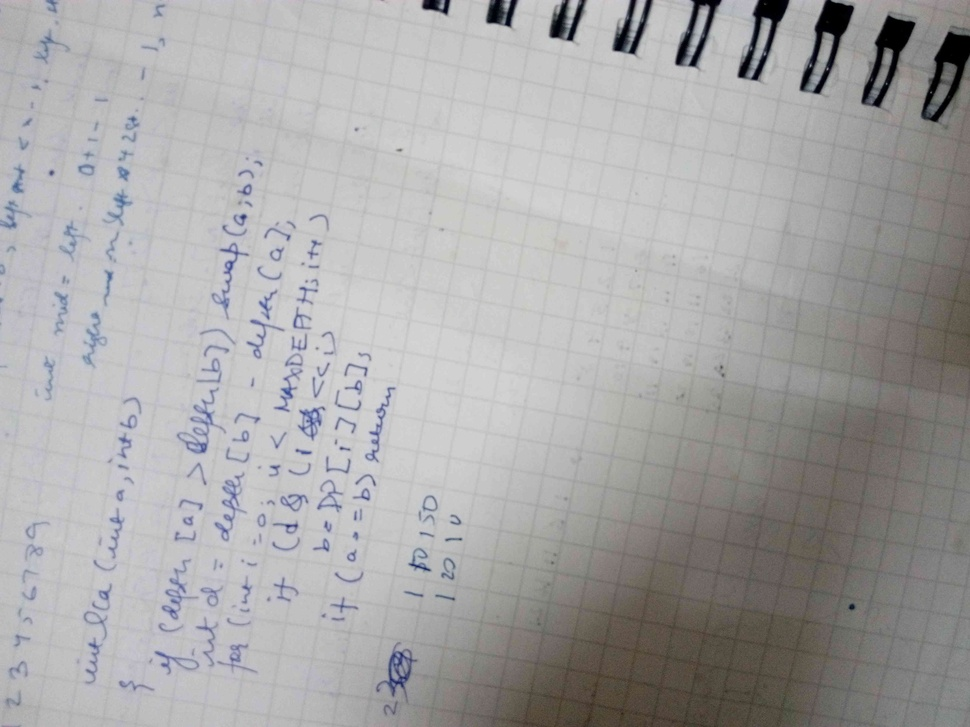
#> input picture Alyn (copy)/examples/1.jpg, 970 x 727 px, shrunk from 4160 x 3120 before the run, found by its file name
$ python temp.py
#> lines starting #> are read from the running program, lines starting #| are printed output that depends on the picture
import numpy as np
import matplotlib.pyplot as plt
from scipy import ndimage as ndi
from skimage.util import random_noise
from skimage import feature
from skimage import io
from skimage import color

# Generate noisy image of a square
image = np.zeros((128, 128), dtype=float)

input_file = "./examples/1.jpg"
image=io.imread(input_file)
#> image is the input picture: shape (727, 970, 3); mean R, G, B 166.8, 165.9, 166.2
image = color.rgb2gray(image)
#> image: shape (727, 970) float64

#image[32:-32, 32:-32] = 1

#image = ndi.rotate(image, 15, mode='constant')
#image = ndi.gaussian_filter(image, 4)
#image = random_noise(image, mode='speckle', mean=0.1)

# Compute the Canny filter for two values of sigma
edges1 = feature.canny(image)
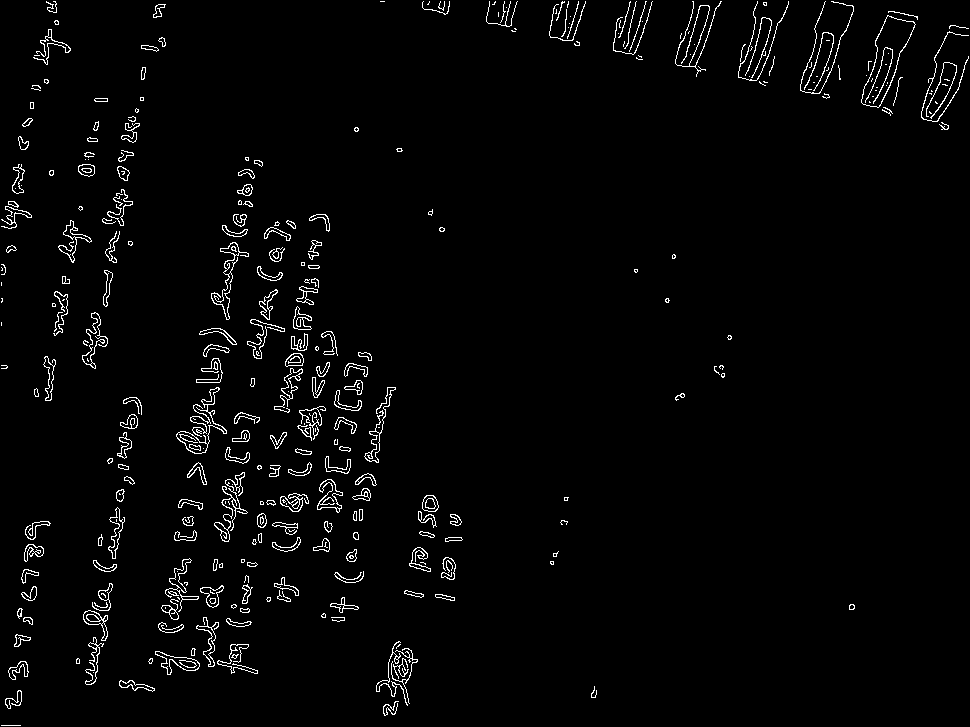
#> edges1: shape (727, 970) bool; 2.4% white in thin lines or dots
edges2 = feature.canny(image, sigma=3)
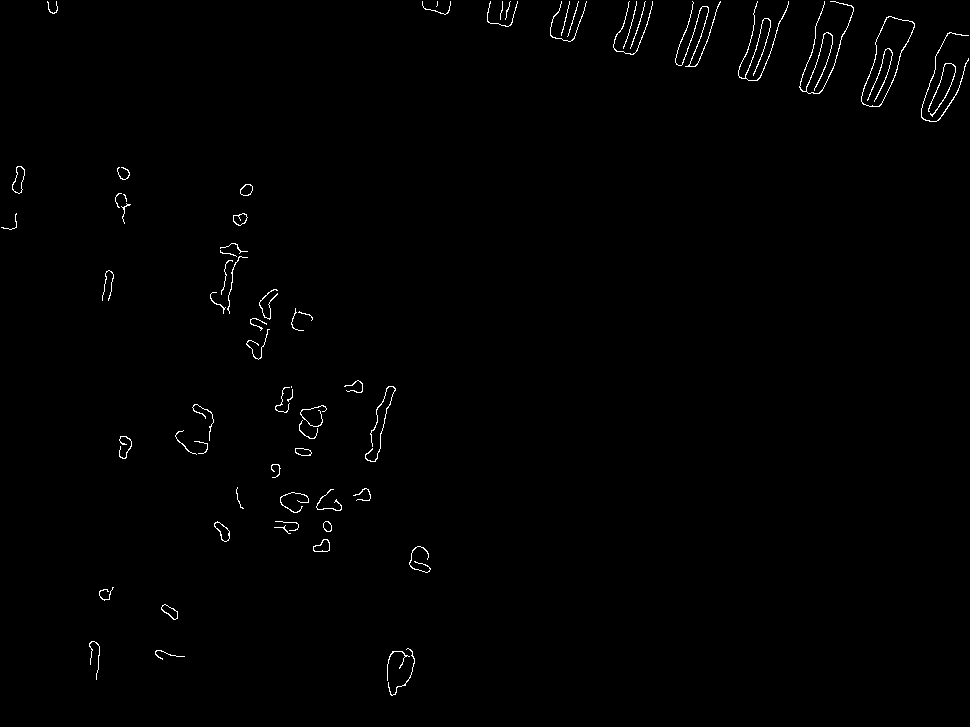
#> edges2: shape (727, 970) bool; 0.71% white in thin lines or dots

# display results
fig, ax = plt.subplots(nrows=1, ncols=3, figsize=(8, 3))

ax[0].imshow(image, cmap='gray')
ax[0].set_title('noisy image', fontsize=20)

ax[1].imshow(edges1, cmap='gray')
ax[1].set_title(r'Canny filter, $\sigma=1$', fontsize=20)

ax[2].imshow(edges2, cmap='gray')
ax[2].set_title(r'Canny filter, $\sigma=3$', fontsize=20)

for a in ax:
    a.axis('off')

fig.tight_layout()
plt.show()
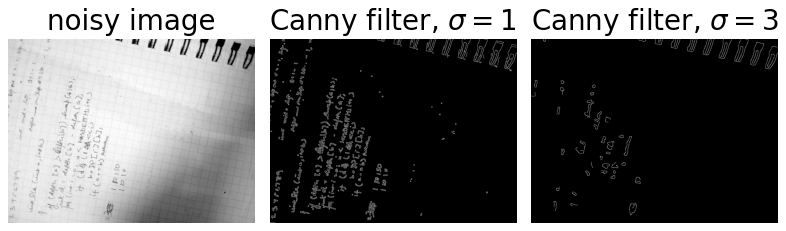
#> figure drawn by matplotlib, 3 panels

$ run again, with Alyn (copy)/examples/2.jpg copied over Alyn (copy)/examples/1.jpg
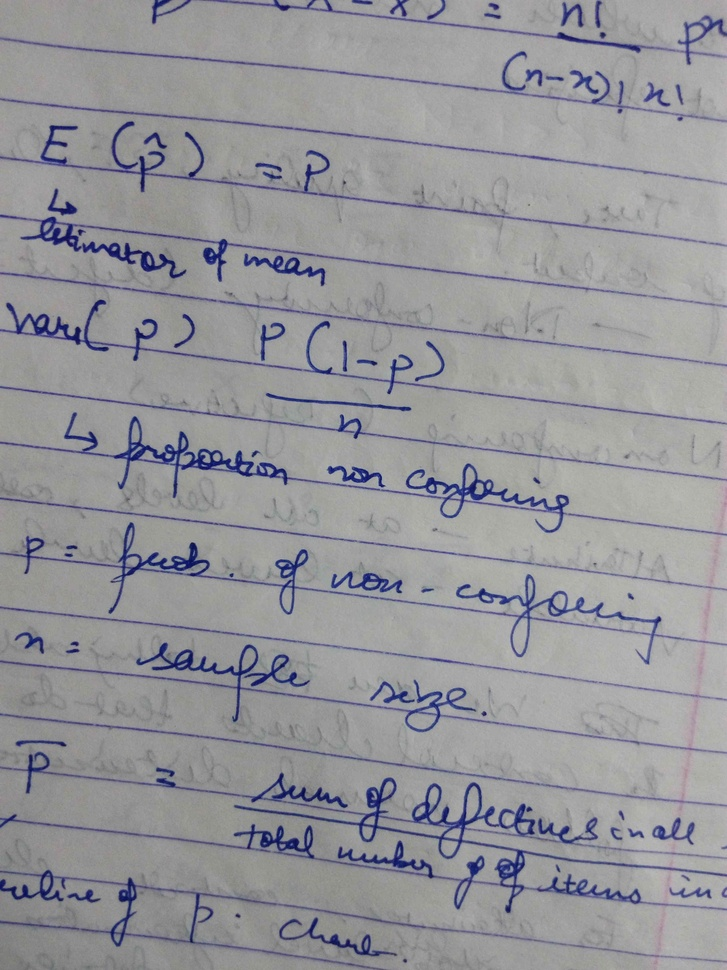
#> input picture Alyn (copy)/examples/2.jpg, 727 x 970 px, shrunk from 3120 x 4160 before the run, found by its file name
#> image is the input picture: shape (970, 727, 3); mean R, G, B 149.3, 149.4, 153.8
#> image: shape (970, 727) float64
#> `edges1 = feature.canny(image)`:
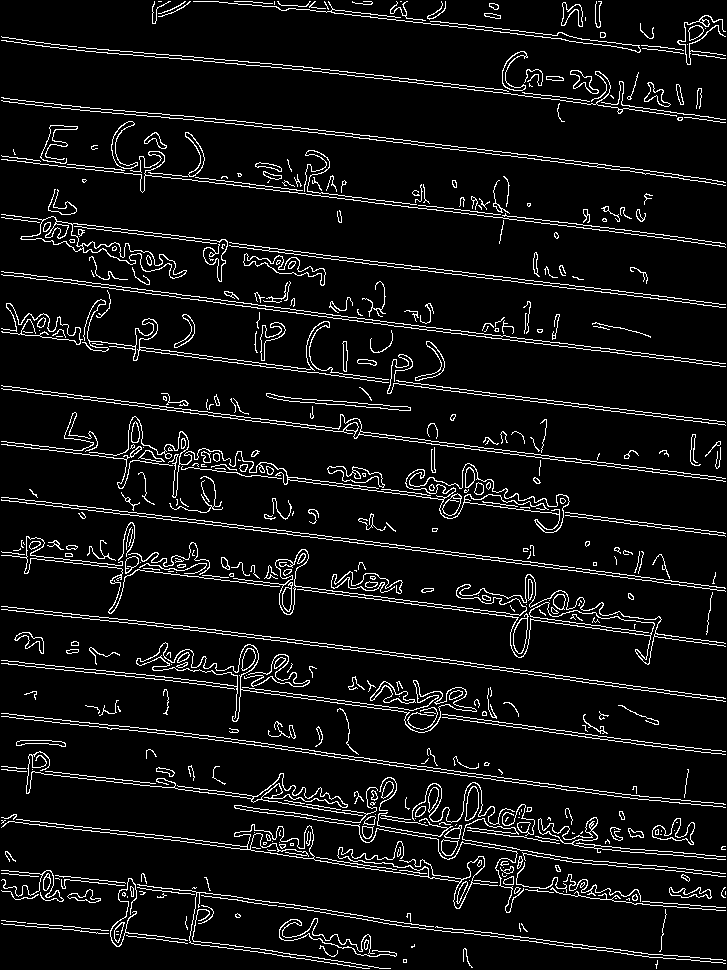
#> edges1: shape (970, 727) bool; 7.1% white in thin lines or dots
#> edges2: shape (970, 727) bool; 3.1% white in thin lines or dots
#> `plt.show()`:
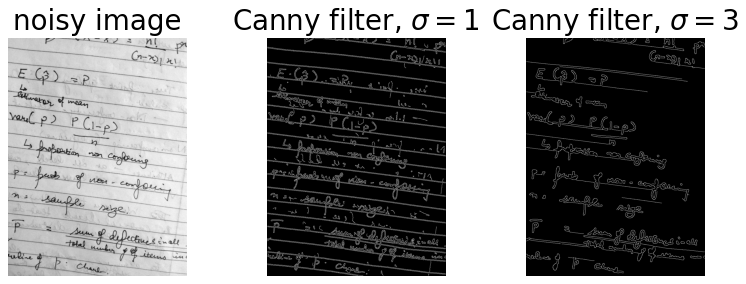
#> figure drawn by matplotlib, 3 panels

$ run again, with Alyn (copy)/examples/3.jpg copied over Alyn (copy)/examples/1.jpg
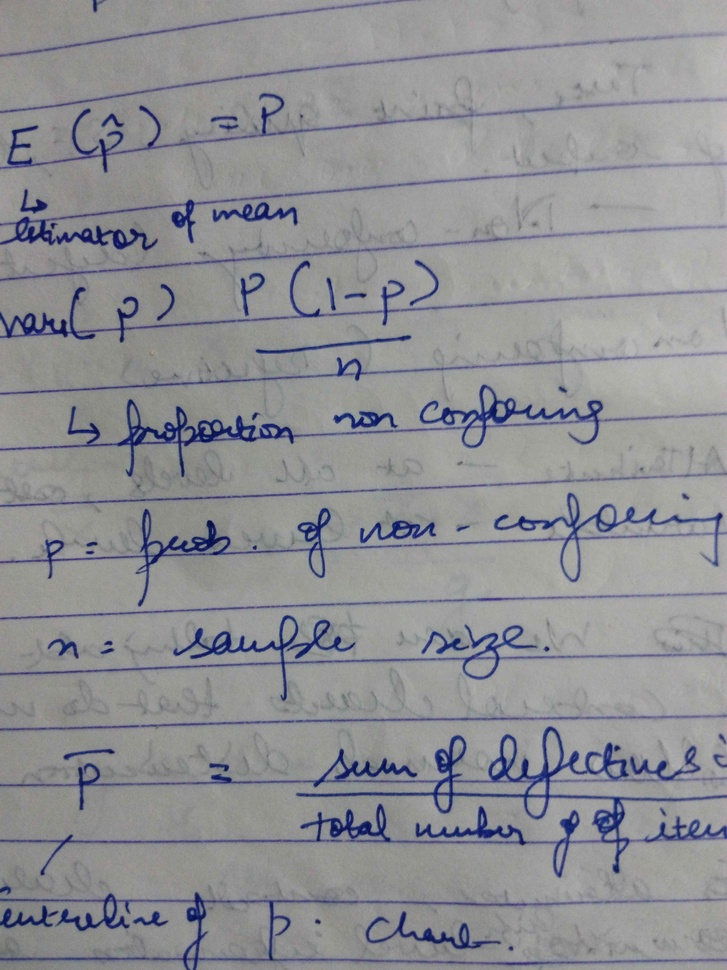
#> input picture Alyn (copy)/examples/3.jpg, 727 x 970 px, shrunk from 3120 x 4160 before the run, found by its file name
#> image is the input picture: shape (970, 727, 3); mean R, G, B 143.7, 144.4, 148.2
#> image: shape (970, 727) float64
#> `edges1 = feature.canny(image)`:
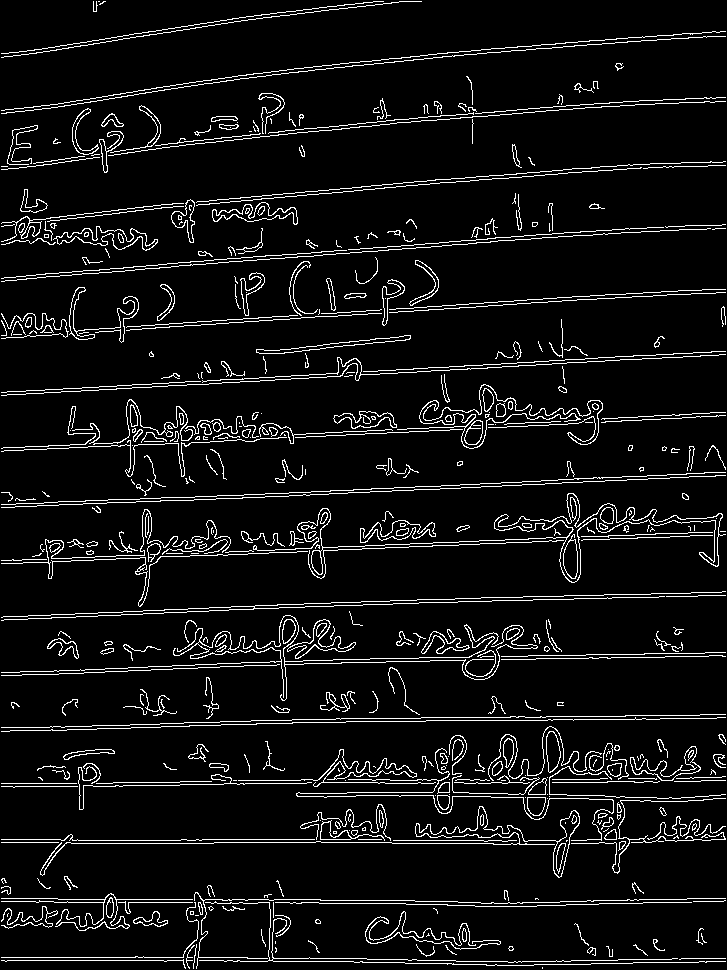
#> edges1: shape (970, 727) bool; 6.8% white in thin lines or dots
#> edges2: shape (970, 727) bool; 2.9% white in thin lines or dots
#> `plt.show()`:
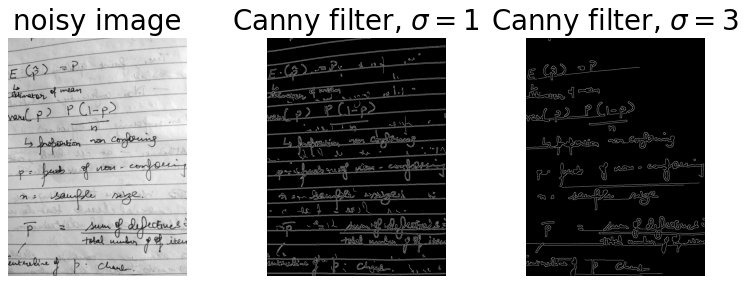
#> figure drawn by matplotlib, 3 panels

$ run again, with Alyn (copy)/examples/4.jpg copied over Alyn (copy)/examples/1.jpg
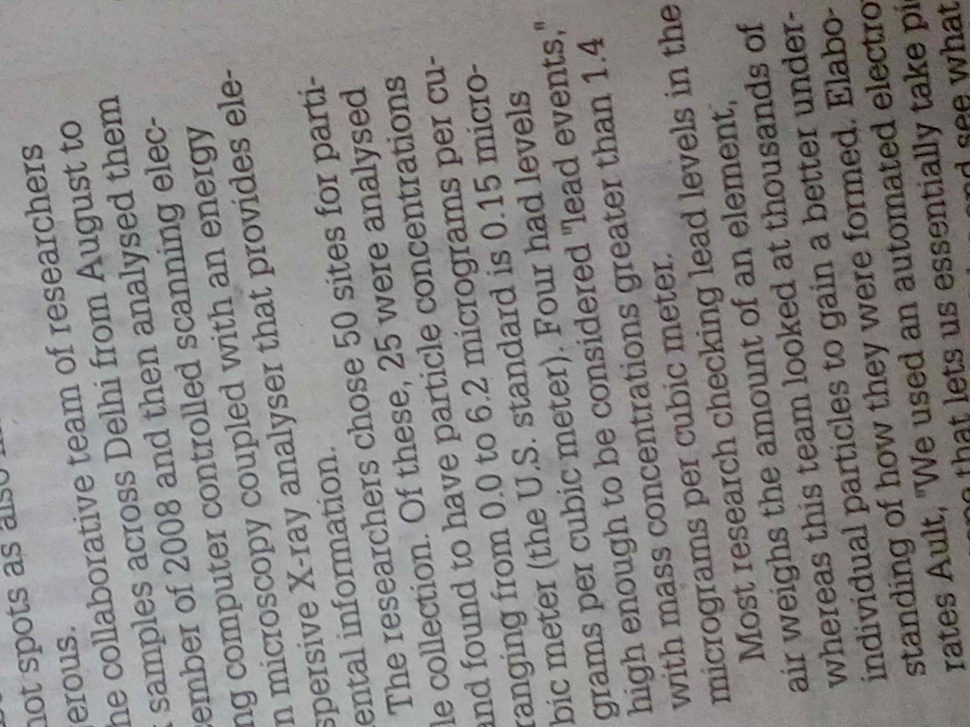
#> input picture Alyn (copy)/examples/4.jpg, 970 x 727 px, shrunk from 4160 x 3120 before the run, found by its file name
#> image is the input picture: shape (727, 970, 3); mean R, G, B 134.3, 131.9, 130.4
#> image: shape (727, 970) float64
#> `edges1 = feature.canny(image)`:
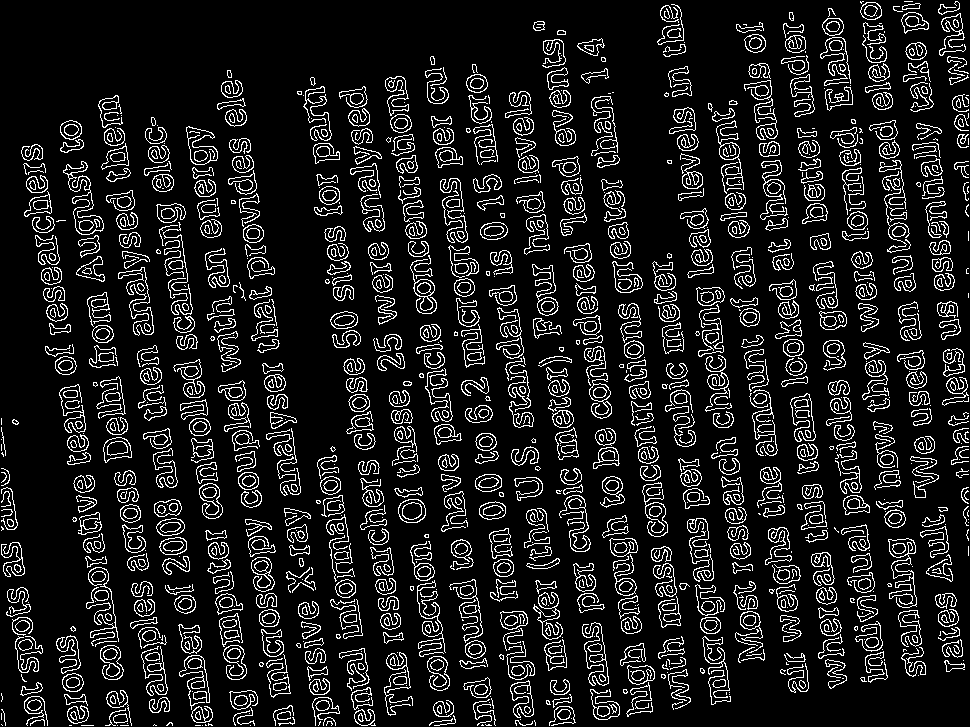
#> edges1: shape (727, 970) bool; 11.5% white in thin lines or dots
#> edges2: shape (727, 970) bool; 5.2% white in thin lines or dots
#> `plt.show()`:
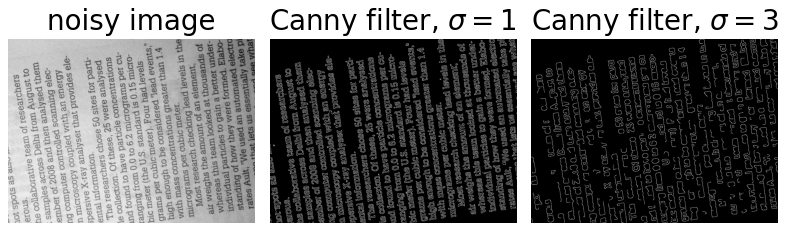
#> figure drawn by matplotlib, 3 panels
